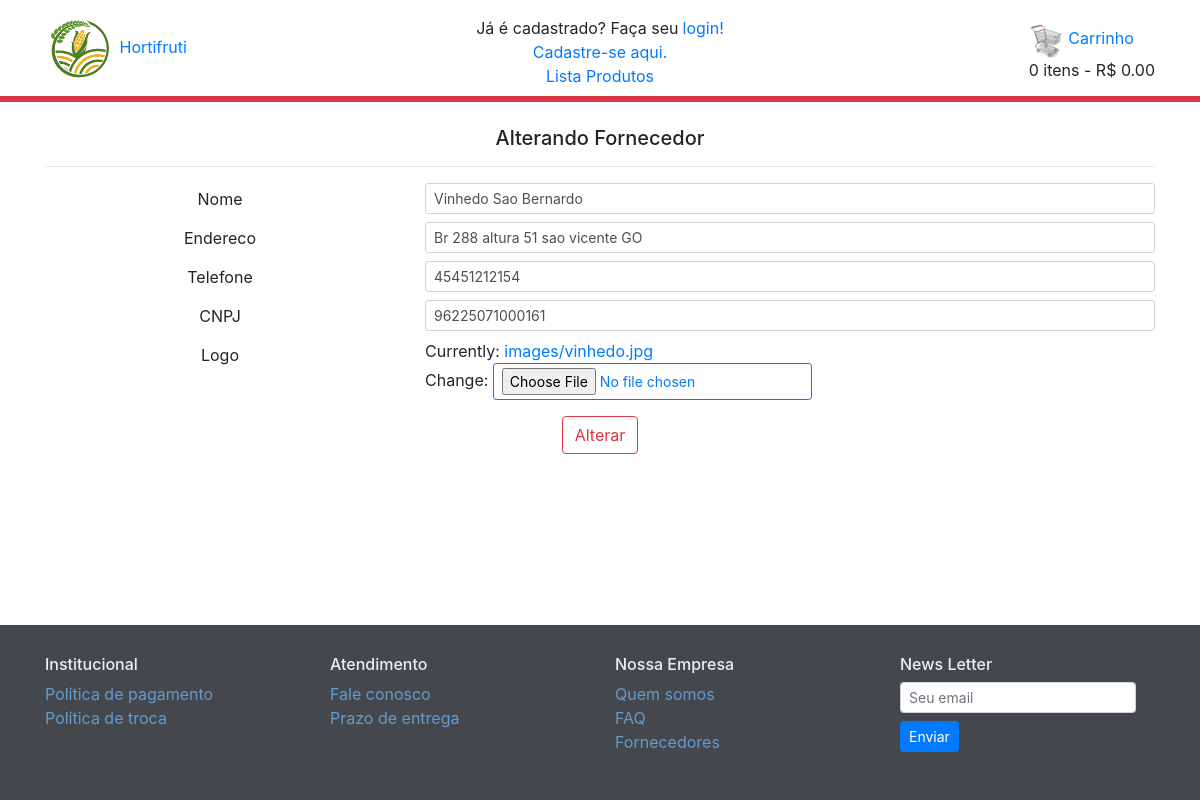
The page /fornecedor/edita_fornecedor/8 on the database its author committed.
### fornecedor/models.py (models this page shows, shortened)
class Fornecedor( models.Model ):
    Nome     = models.CharField( max_length = 100 , unique = True , blank = False )
    Endereco = models.CharField( max_length = 100 , unique = False , blank = False )
    Telefone = models.CharField( max_length = 25 , unique = True , blank = False )
    CNPJ     = models.CharField( max_length = 30 , unique = True , blank = False )
    Logo     = models.ImageField( upload_to = "images/" , default = 'hortifruti-icon.png' , blank = True , null = True )
    class Meta:
        db_table = 'fornecedor'

### fornecedor/views.py (the view)
# urls.py: path('edita_fornecedor/<int:id>', views.edita_fornecedor , name = 'edita_fornecedor'),
def edita_fornecedor( request , **kwargs ):
    fornecedor_edit = Fornecedor.objects.get( id = kwargs[ "id" ] )
    fornecedor_edit_form = FornecedorForm( instance = fornecedor_edit )
    request.session[ 'forn_id' ] = kwargs["id"]
    return render( request , "fornecedor/form.html" , {"formulario": fornecedor_edit_form} )

### carrinho/carrinho.py (called while the page is built)
    def get_gasto_total( self ):
        soma = 0
        for idt in self.carrinho :
            soma += float( self.get_preco_total( idt ) )
        return str( soma )

    def get_qtd_total( self ):
        return sum( self.get_quantidade( idt ) for idt in self.carrinho.keys() )

### carrinho/context.py (called while the page is built)
def context_carrinho( request ):
    carrinho = Carrinho( request )
    qtd   = carrinho.get_qtd_total()
    gasto = carrinho.get_gasto_total()
    return{
        'qtd':qtd,
        'gasto':gasto
    }

### fornecedor/templates/fornecedor/form.html (shortened to what this page needs)
{% extends 'base.html' %}
{% load static %}
{% block corpo %}
<div class = "mt-2 mb-3">
    <h5 class="mb-3 text-center">
        {% if 'forn_id' in request.session %}
            Alterando Fornecedor
        {% else %}
            Cadastrando Fornecedor
        {% endif %}
    </h5>
    <hr class = "mt-0">
    <form id = "fornecedor-form" action = '../cadastra_fornecedor/' method = 'POST' enctype = "multipart/form-data" novalidate>
        <div class = "row mb-2">
            <div class = "col-4 text-center pt-1" style="display: inline">Nome</div>
            <div class = "col-8">
                {{ formulario.Nome}}
            </div>
        </div>
        <div class = "row mb-2">
            <div class = "col-4 text-center pt-1" style="display: inline">Endereco</div>
            <div class = "col-8">
                {{ formulario.Endereco }}
            </div>
        </div>
        <div class = "row mb-2">
            <div class = "col-4 text-center pt-1" style="display: inline">Telefone</div>
            <div class = "col-8">
                {{ formulario.Telefone}}
            </div>
        </div>
        <div class = "row mb-2">
            <div class = "col-4 text-center pt-1" style="display: inline">CNPJ</div>
            <div class = "col-8">
                {{ formulario.CNPJ }}
            </div>
        </div>
        <div class = "row mb-2">
            <div class = "col-4 text-center pt-1" style="display: inline">Logo</div>
            <div class = "col-8">
                {{ formulario.Logo }}
            </div>
        </div>
        <div class ="text-center mt-3" >
            <button type ="submit" id = "submit-btn" class = "btn btn-outline-danger">
                {% if 'forn_id' in request.session %}Alterar{% else %}Cadastrar{% endif %}
            </button>
        </div>
    </form>
</div>
{% endblock %}

### static/css/base.css (style rules this page uses)
body { display: flex; min-height: 100vh; flex-direction: column; }
.barra { overflow-y: scroll; }

### rows shown on the page
Fornecedor: Nome "Vinhedo Sao Bernardo", Endereco "Br 288 altura 51 sao vicente GO", Telefone "45451212154", CNPJ "96225071000161"

### other values the page prints
{{ qtd }} "0"
{{ gasto | floatformat:2 | intcomma }} "0.00"
